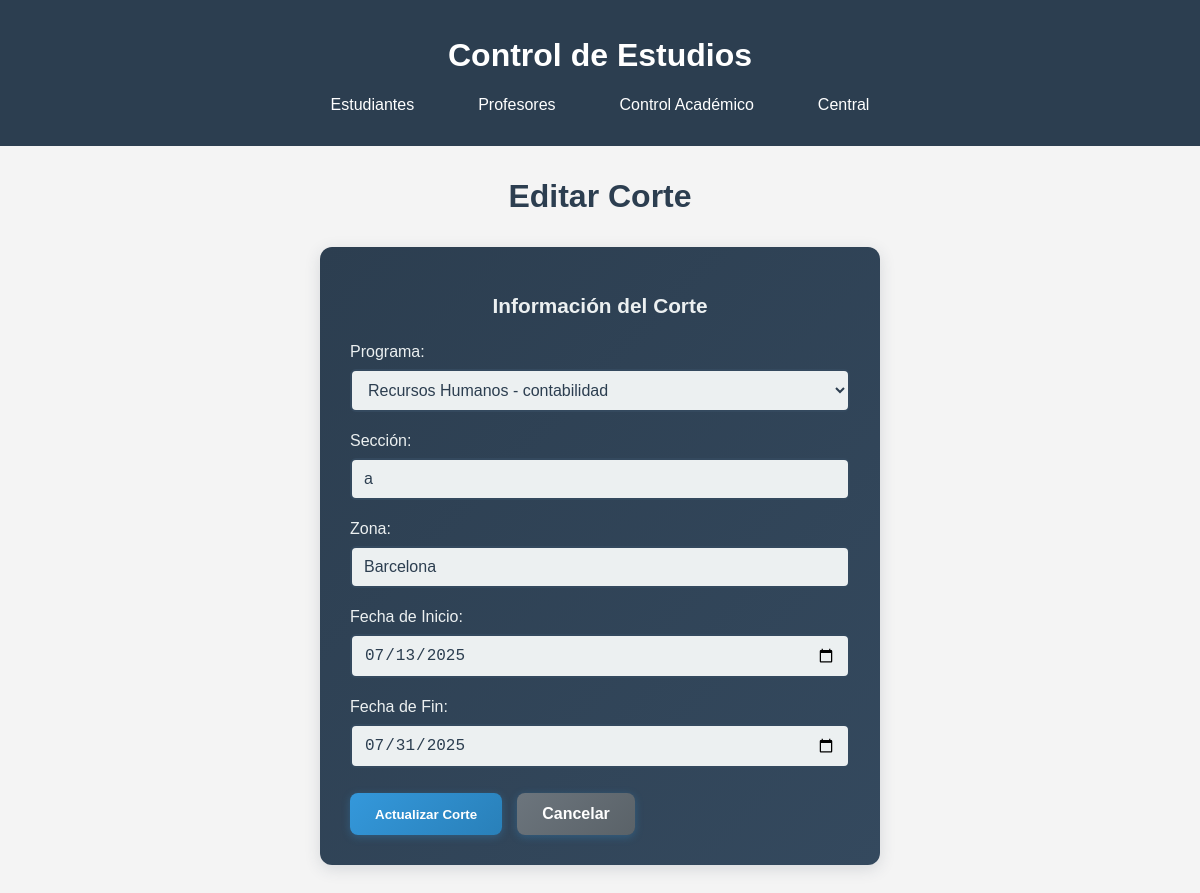
/control_academico/cortes/editar/1, run on an earlier commit of the app's database.
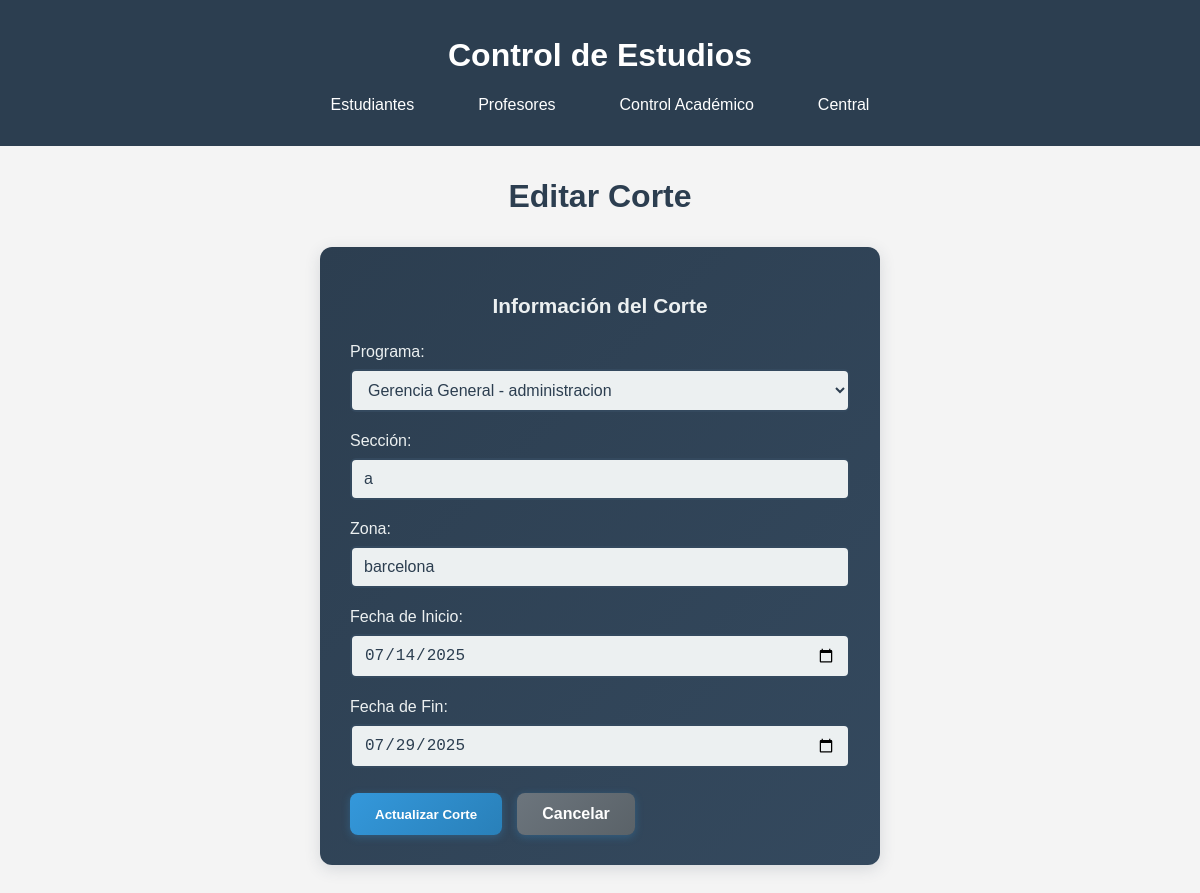
And on a later commit of the database.
### modulos/control_academico/models.py (models this page shows, shortened)
class Corte(db.Model):
    __tablename__ = 'cortes'
    id = db.Column(db.Integer, primary_key=True)
    programa_id = db.Column(db.Integer, db.ForeignKey('programas.id'), nullable=False)
    seccion = db.Column(db.String(20), nullable=False)
    zona = db.Column(db.String(50), nullable=False)
    fecha_inicio = db.Column(db.Date, nullable=False)
    fecha_fin = db.Column(db.Date, nullable=False)
    programa = db.relationship('Programa', back_populates='cortes')
    inscripciones = db.relationship('Inscripcion', back_populates='corte')
    asignaciones = db.relationship('AsignacionMateria', back_populates='corte')

class Programa(db.Model):
    __tablename__ = 'programas'
    id = db.Column(db.Integer, primary_key=True)
    nombre = db.Column(db.String(100), nullable=False)
    carrera_id = db.Column(db.Integer, db.ForeignKey('carreras.id'), nullable=False)
    carrera = db.relationship('Carrera', back_populates='programas')
    materias = db.relationship('Materia', back_populates='programa')
    cortes = db.relationship('Corte', back_populates='programa')

### modulos/control_academico/routes.py (the view, shortened to what this page needs)
@bp.route('/cortes/editar/<int:id>', methods=['GET', 'POST'])
def editar_corte(id):
    corte = Corte.query.get_or_404(id)
    programas = Programa.query.all()
    return render_template('control_academico/editar_corte.html',
                         corte=corte, programas=programas)

### modulos/control_academico/templates/control_academico/editar_corte.html (shortened to what this page needs)
{% extends "central/base.html" %}
{% block content %}
<div class="welcome-container">
    <h1 class="titulo-estudiantes">Editar Corte</h1>
    <div class="form-container-academico">
        <h2>Información del Corte</h2>
        <form action="{{ url_for('control_academico.editar_corte', id=corte.id) }}" method="POST">
            <div class="form-group">
                <label for="programa_id">Programa:</label>
                <select name="programa_id" id="programa_id" required>
                    {% for programa in programas %}
                        <option value="{{ programa.id }}" {% if programa.id == corte.programa_id %}selected{% endif %}>
                            {{ programa.nombre }} - {{ programa.carrera.nombre }}
                        </option>
                    {% endfor %}
                </select>
            </div>
            <div class="form-group">
                <label for="seccion">Sección:</label>
                <input type="text" id="seccion" name="seccion" value="{{ corte.seccion }}" required >
            </div>
            <div class="form-group">
                <label for="zona">Zona:</label>
                <input type="text" id="zona" name="zona" value="{{ corte.zona }}" required >
            </div>
            <div class="form-group">
                <label for="fecha_inicio">Fecha de Inicio:</label>
                <input type="date" id="fecha_inicio" name="fecha_inicio"
                       value="{{ corte.fecha_inicio.strftime('%Y-%m-%d') }}" required>
            </div>
            <div class="form-group">
                <label for="fecha_fin">Fecha de Fin:</label>
                <input type="date" id="fecha_fin" name="fecha_fin"
                       value="{{ corte.fecha_fin.strftime('%Y-%m-%d') }}" required>
            </div>
            <div style="display: flex; gap: 15px; margin-top: 25px;">
                <button type="submit" class="btn-academico">Actualizar Corte</button>
                <a href="{{ url_for('control_academico.listar_cortes') }}"
                   class="btn-academico btn-academico-secondary">Cancelar</a>
            </div>
        </form>
    </div>
</div>
{% endblock %}

What changed in the data, as far as the page shows it:
changed Corte: programa_id "Recursos Humanos - contabilidad" → "Gerencia General - administracion"; zona "Barcelona" → "barcelona"; fecha_inicio "07/13/2025" → "07/14/2025"; fecha_fin "07/31/2025" → "07/29/2025"
